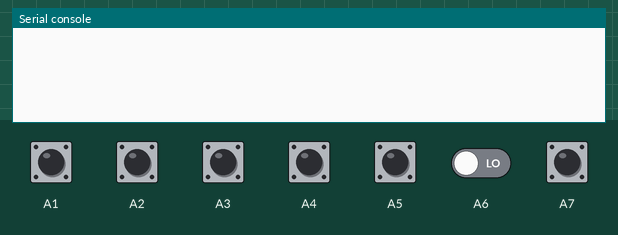
Simulated run of this program. Board: Circuit Playground running CircuitPython. On the bench: the last lines printed to the serial console. Inputs (shaded band) come from the test bench; at power-on: A1–7 LOW. Touch pads read as touched when driven HIGH.

Above: at 1.2 s.
1.3 s: A1 pulled HIGH for 0.15 s
At 2.6 s:
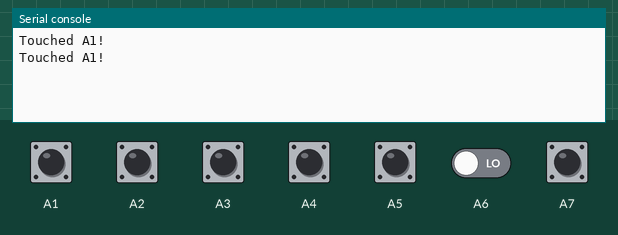
2.9 s: A7 pulled HIGH for 0.15 s
At 4.2 s:
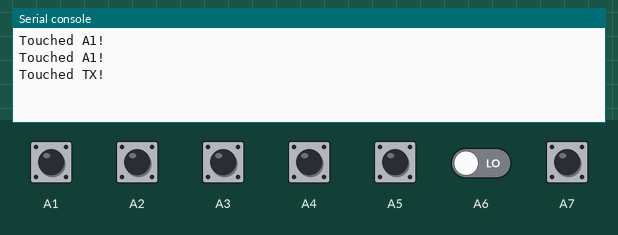
4.5 s: A2 pulled HIGH for 0.15 s
At 5.6 s:
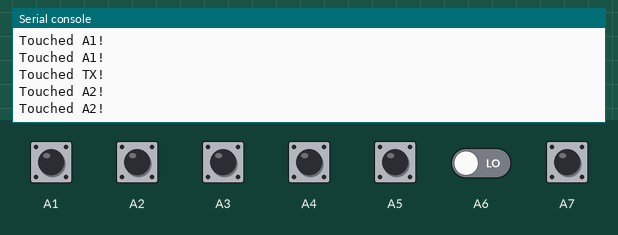
6.1 s: A3 pulled HIGH for 0.15 s
At 6.9 s:
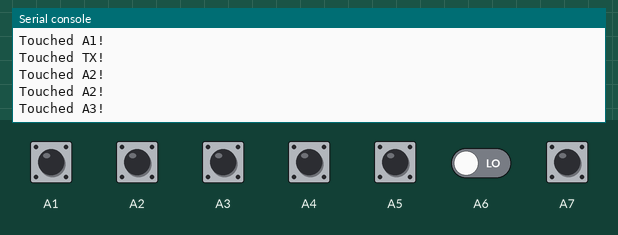
7.7 s: A4 pulled HIGH for 0.15 s
At 8.3 s:
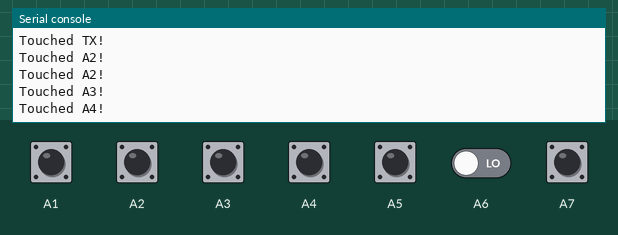
9.3 s: A5 pulled HIGH for 0.15 s
At 9.8 s:
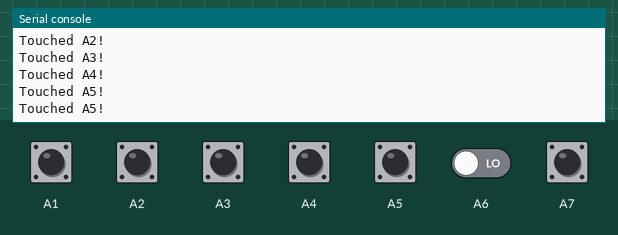
Timing chart, 0 to 11.9 s (numbered marks = the images above; inputs shaded):
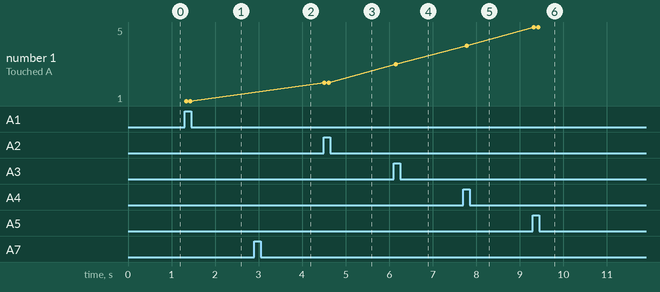

Measured:
- after the input at 1.3 s, the serial console: prints a new line at once (image 1)
- after the input at 2.9 s, the serial console: prints a new line after 0.07 s (image 2)
- after the input at 4.5 s, the serial console: prints a new line at once (image 3)
- after the input at 6.1 s, the serial console: prints a new line after 0.05 s (image 4)
- after the input at 7.7 s, the serial console: prints a new line after 0.09 s (image 5)
- after the input at 9.3 s, the serial console: prints a new line at once (image 6)
- plotted number 1: 1 → 2 after the input at 4.5 s, 2 → 3 after the input at 6.1 s, 3 → 4 after the input at 7.7 s, 4 → 5 after the input at 9.3 s

The program:

cp_touch.py
```python
"""This example uses the capacitive touchpads on the CPB. They are located around the outer edge
of the board and are labeled A1-A6 and TX. (Audio is not a touchpad.) This example prints
"Touched (pad)" to the serial console. Touch the touchpads to see the prints!"""
import time
from adafruit_circuitplayground import cp

while True:
    if cp.touch_A1:
        print("Touched A1!")
    if cp.touch_A2:
        print("Touched A2!")
    if cp.touch_A3:
        print("Touched A3!")
    if cp.touch_A4:
        print("Touched A4!")
    if cp.touch_A5:
        print("Touched A5!")
    if cp.touch_A6:
        print("Touched A6!")
    if cp.touch_TX:
        print("Touched TX!")
    time.sleep(0.1)
```
